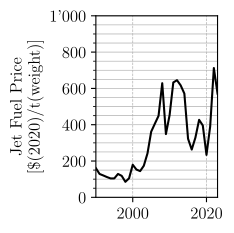

Write the Python code that produced this figure.
#%%
# runs code as interactive cell 
# https://code.visualstudio.com/docs/python/jupyter-support-py

# IMPORTS #######################################

# plotting
import matplotlib.pyplot as plt
import matplotlib.font_manager as font_manager
# unit conversion
cm = 1/2.54 # for inches-cm conversion
# time manipulation
from datetime import datetime

# data science
import numpy as np
import pandas as pd

# i/o
from pathlib import PurePath, Path

# SETUP #########################################

plt.rcParams.update({
    "text.usetex": True,
    "font.family": "Arial",
    "font.sans-serif": "Computer Modern",
    'font.size': 12
})

# DATA IMPORT ###################################

df_fossil_price = pd.read_excel(
    io = 'data/data.xlsx',
    sheet_name = 'Fossil Price',
    usecols = lambda column: column in [
        'year',
        'jet fuel price ($(2020)/t)',
    ],
    dtype={
        'year': int,
        'jet fuel price ($(2020)/t)': float,
    },
    header = 0,
    engine = 'openpyxl'
)

# DATA MANIPULATION #############################

# FIGURE ########################################

# SETUP ######################

fig, ax = plt.subplots(
        num = 'main',
        nrows = 1,
        ncols = 1,
        dpi = 300,
        figsize=(4*cm, 6*cm), # A4=(210x297)mm,
    )

# DATA #######################

# AXIS LIMITS ################

ax.set_xlim(1990, 2023)
ax.set_ylim(0, 1000)

# TICKS AND LABELS ###########

ax.minorticks_on()
ax.tick_params(axis='x', which='minor', bottom=False)

import matplotlib.ticker as ticker
def thousand_formatter(value, tick_number):
    """
    Formats the tick label with thousand separators: 1000 = 1'000.
    """
    return f"{int(value):,}".replace(",", "'")

ax.yaxis.set_major_formatter(ticker.FuncFormatter(thousand_formatter))

# GRIDS ######################

ax.grid(which='both', axis='y', linestyle='-', linewidth = 0.5)
ax.grid(which='major', axis='x', linestyle='--', linewidth = 0.5)

# AXIS LABELS ################

ax.set_ylabel("Jet Fuel Price \n [\$(2020)/t(weight)]")

# PLOTTING ###################

ax.plot(
    df_fossil_price['year'],
    df_fossil_price['jet fuel price ($(2020)/t)'],
    color = 'black',
    label = 'Fossil'
)

# LEGEND ####################


# EXPORT #########################################

import os 
file_path = os.path.abspath(__file__)
file_name = os.path.splitext(os.path.basename(file_path))[0]
figure_name: str = str(file_name + '.pdf')

plt.savefig(
    fname = figure_name,
    format="pdf",
    bbox_inches='tight',
    transparent = False
)
